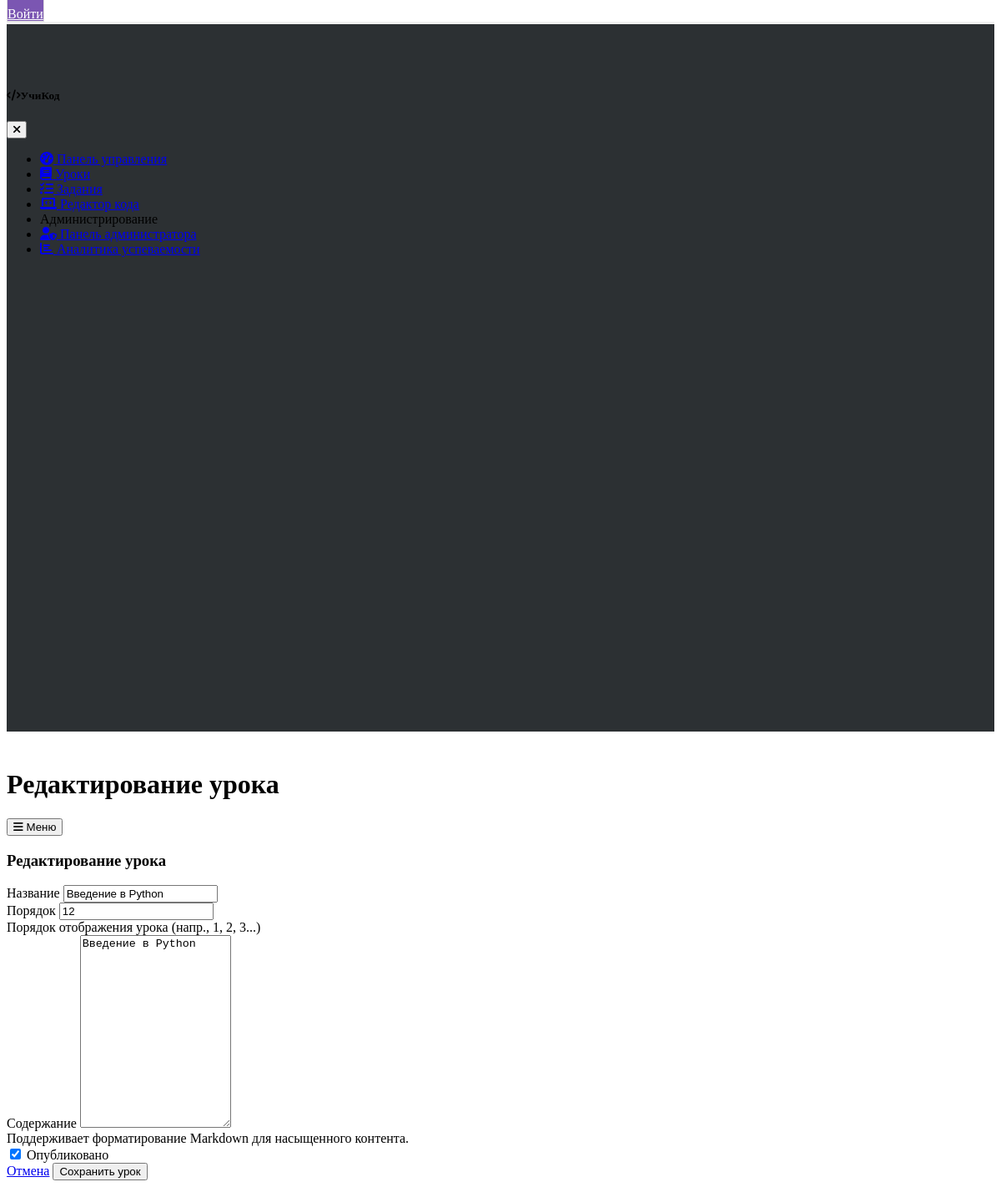
Before: /lessons/2/edit with the older database file.
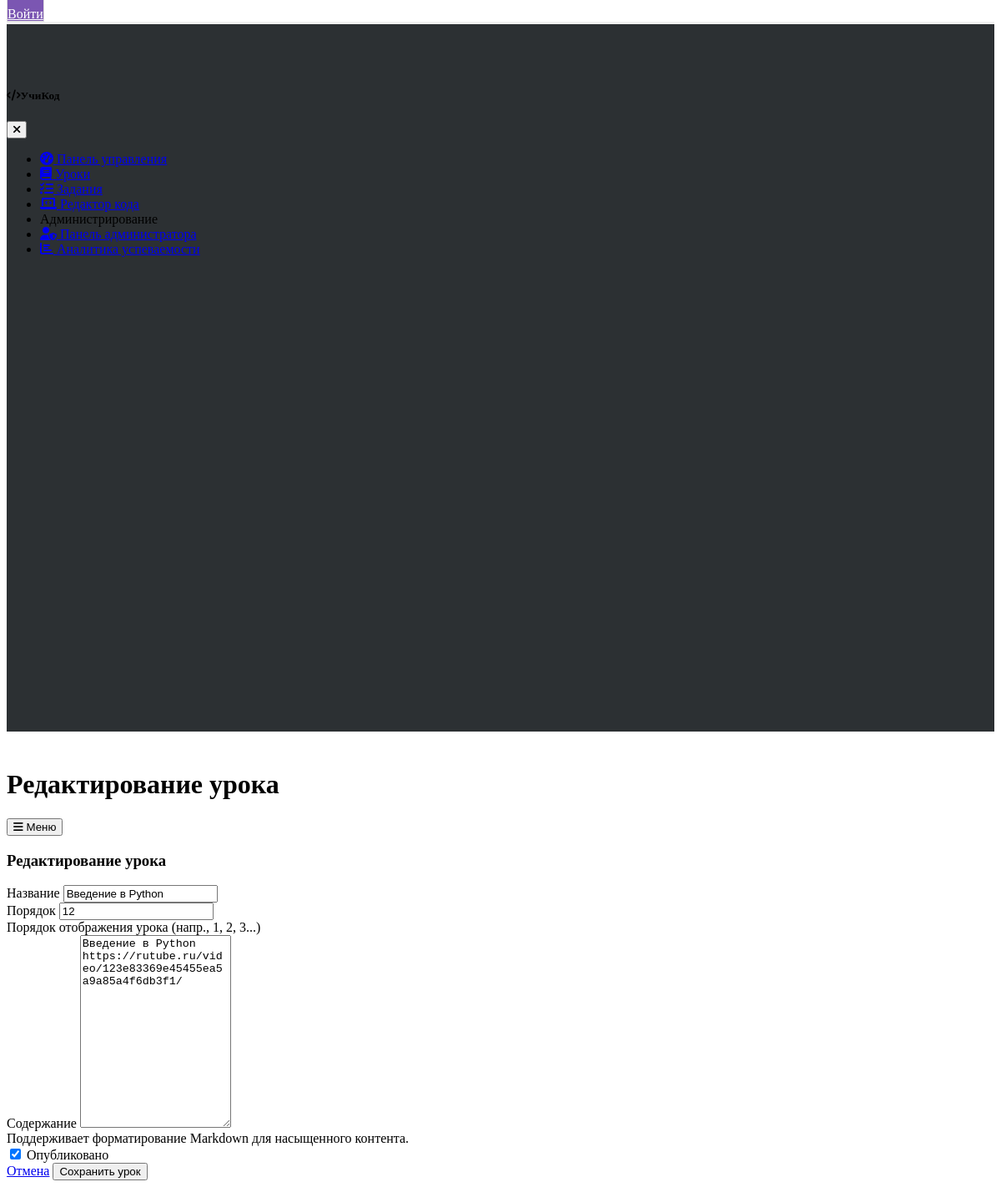
After: the same page with the newer database file.
### models.py (models this page shows, shortened)
class Lesson(db.Model):
    __tablename__ = 'lesson'
    id = db.Column(db.Integer, primary_key=True)
    title = db.Column(db.String(120), nullable=False)
    content = db.Column(db.Text, nullable=False)
    order = db.Column(db.Integer, nullable=False)
    is_published = db.Column(db.Boolean, default=False)
    date_created = db.Column(db.DateTime, default=datetime.utcnow)
    date_updated = db.Column(db.DateTime, default=datetime.utcnow, onupdate=datetime.utcnow)
    is_completed = db.Column(db.Boolean, default=False)
    date_completed = db.Column(db.DateTime, nullable=True)

### app.py (the view)
@app.route('/lessons/<int:lesson_id>/edit', methods=['GET', 'POST'])
def edit_lesson(lesson_id):
    lesson = Lesson.query.get_or_404(lesson_id)
    form = LessonForm()
    if form.validate_on_submit():
        lesson.title = form.title.data
        lesson.content = form.content.data
        lesson.order = int(form.order.data)
        lesson.is_published = form.is_published.data
        lesson.date_updated = datetime.utcnow()
        db.session.commit()
        flash('Урок успешно обновлен!', 'success')
        return redirect(url_for('lesson_detail', lesson_id=lesson.id))
    elif request.method == 'GET':
        form.title.data = lesson.title
        form.content.data = lesson.content
        form.order.data = str(lesson.order)
        form.is_published.data = lesson.is_published
    return render_template('lesson_detail.html', title='Редактирование урока', form=form, legend='Редактирование урока',
                           lesson=lesson)

### forms.py
class LessonForm(FlaskForm):
    title = StringField('Название', validators=[DataRequired(), Length(max=200)])
    order = IntegerField('Порядок', validators=[DataRequired()])
    content = TextAreaField('Содержание', validators=[DataRequired()])
    is_published = BooleanField('Опубликовано')
    submit = SubmitField('Сохранить урок')

### templates/lesson_detail.html (shortened to what this page needs)
{% extends "layout.html" %}
{% block content %}
<div class="container">
    {% if form %}
    <div class="row">
        <div class="col-md-10 mx-auto">
            <div class="card">
                <div class="card-header">
                    <h3 class="mb-0">{{ legend or 'Детали урока' }}</h3>
                </div>
                <div class="card-body">
                    <form method="POST" action="">
                        <div class="mb-3">
                            {{ form.title.label(class="form-label") }}
                            {% if form.title.errors %}
                                {{ form.title(class="form-control is-invalid") }}
                                <div class="invalid-feedback">
                                    {% for error in form.title.errors %}
                                        <span>{{ error }}</span>
                                    {% endfor %}
                                </div>
                            {% else %}
                                {{ form.title(class="form-control") }}
                            {% endif %}
                        </div>
                        <div class="mb-3">
                            {{ form.order.label(class="form-label") }}
                            {% if form.order.errors %}
                                {{ form.order(class="form-control is-invalid") }}
                                <div class="invalid-feedback">
                                    {% for error in form.order.errors %}
                                        <span>{{ error }}</span>
                                    {% endfor %}
                                </div>
                            {% else %}
                                {{ form.order(class="form-control") }}
                            {% endif %}
                            <div class="form-text">Порядок отображения урока (напр., 1, 2, 3...)</div>
                        </div>
                        <div class="mb-3">
                            {{ form.content.label(class="form-label") }}
                            {% if form.content.errors %}
                                {{ form.content(class="form-control is-invalid", rows=15) }}
                                <div class="invalid-feedback">
                                    {% for error in form.content.errors %}
                                        <span>{{ error }}</span>
                                    {% endfor %}
                                </div>
                            {% else %}
                                {{ form.content(class="form-control", rows=15) }}
                            {% endif %}
                            <div class="form-text">Поддерживает форматирование Markdown для насыщенного контента.</div>
                        </div>
                        <div class="mb-3">
                            {{ form.is_published(class="form-check-input") }}
                            {{ form.is_published.label(class="form-check-label") }}
                        </div>
                        <div class="d-flex justify-content-between">
                            <a href="{{ url_for('lessons') }}" class="btn btn-secondary">Отмена</a>
                            {{ form.submit(class="btn btn-primary") }}
                        </div>
                    </form>
                </div>
            </div>
        </div>
    </div>
    {% endif %}
</div>
{% endblock %}

Changed rows visible on the page:
changed Lesson "Введение в Python": content "Введение в Python" → "Введение в Python https://rutube.ru/video/123e83369e45455ea5a9a85a4f6db3f1/"
